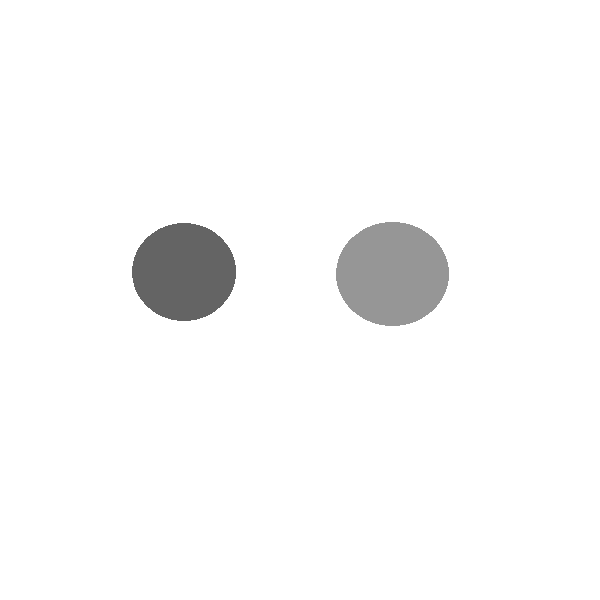
%> input picture example_phantom/phantom_image.png, 600 x 600 px
$ octave PA_phantom_acoustic_characteristics.m   (GNU Octave 9; MATLAB toolbox functions it lacks are replaced by stand-ins)
%> lines starting %> are read from the running program, lines starting %| are printed output that depends on the picture; in (x1, y1, x2, y2) boxes, pixels count from 0 and x2, y2 are one past the last pixel; in counts of white or black regions, pixels touching at a corner belong together; the program's own positions count from 1
%% Overview
% This script is used to generate the acoustically hetergeneous speed and
% density maps for a given in-silico phantom image.
%
% USER INPUT: phantom image as png file, line 10
% OUTPUT: density and sound speed maps, to be used in photoacoustic back-propagation simulation code next

clc; clear all; close all;
%% Loading the phantom
phantom = rgb2gray(imread('phantom_image.png')); % include phantom image here
%> phantom: size 600x600 uint8; min 100, max 255, mean 248.9
[rows, cols] = size(phantom);
%> rows = 600; cols = 600

figure; imshow(phantom,[]);

phantom_map = phantom;
if (mod(rows, 2) == 0) && (mod(cols, 2) == 0) %adjusting the phantom if not dimensioned with odd numbers
    phantom_map = zeros([rows+1, cols+1]);
    phantom_map(1:rows,1:cols) = phantom;
    phantom_map(rows+1,1:cols) = phantom(rows,:);
    phantom_map(1:rows,cols+1) = phantom(:,cols);
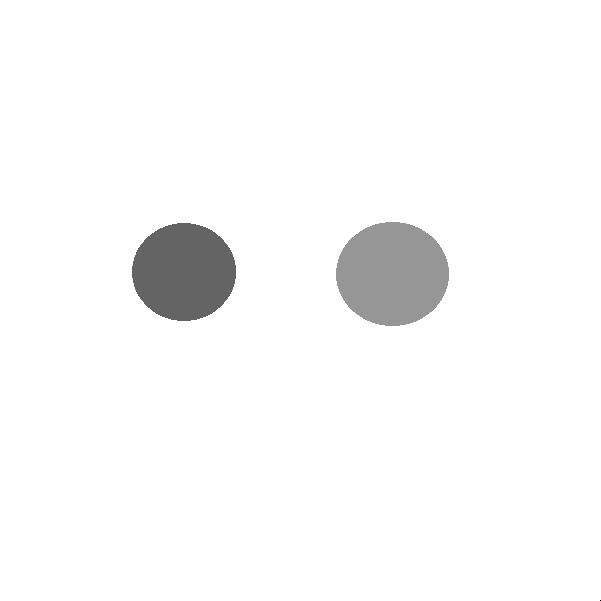
%> phantom_map: size 601x601 double; min 0, max 255, mean 248.9
    phantom_map(rows+1,cols+1) = phantom(rows,cols);
%> phantom_map: size 601x601 double; under 0.01% of pixels changed, all inside (x1, y1, x2, y2) = (600, 600, 601, 601)
    rows = rows + 1;
%> rows = 601
    cols = cols + 1;
%> cols = 601
end

%% initializing sound speed and density maps
sound_speed_mat = zeros(size(phantom_map)); % m/s
density_mat = zeros(size(phantom_map)); % kg/m^3


%% brightness levels
% class 0 ... class 11 represent the texture brightnesses in ascending
% order, class 0 is darkest tissue texture, class 11 is brightest texture

% n_levels is the number of levels between the left and right boundaries of
% each contrast class, it can be varied, does not significantly change
% texture of each class, keep constant for each class
n_levels = 20;

class_0 = linspace(.99975, 1.00025, n_levels); % 0.05% variation, darkest texture
class_1 = linspace(.9995, 1.0005, n_levels); % 0.1% variation
class_2 = linspace(.999, 1.001, n_levels); % 0.2% variation
class_3 = linspace(.9985, 1.0015, n_levels); % 0.3% variation
class_4 = linspace(.998, 1.002, n_levels); % 0.4% variation
class_5 = linspace(.9975, 1.0025, n_levels); % 0.5% variation
class_6 = linspace(.997, 1.003, n_levels); % 0.6% variation
class_7 = linspace(.9965, 1.0035, n_levels); % 0.7% variation
class_8 = linspace(.996, 1.004, n_levels); % 0.8% variation
class_9 = linspace(.9955, 1.0045, n_levels); % 0.9% variation
class_10 = linspace(.995, 1.005, n_levels); % 1% variation
class_11 = linspace(.99, 1.01, n_levels); % 2% variation, brightest texture


%% assigning sound speed and density values
%
% define the sound speed and density of each tissue class
%
% assign a contrast level to each tissue class in the phantom (ex: pxl
% intensity 100 = class_1 contrast)
% randsample(class_1,1) <--- assign contrast classes in randsample function
%
% contrast levels can be referenced from the contrast dictionary in the instruction
% manual
%
% below code randomly assigns values from the assigned texture vectors
% multiplied by tissue density to each pixel in a given tissue class.
% doing so creates density heterogeneity for the tissue class.
%
% default values below are for the example case
%
% user is free to redefine sound speed, density, contrast classes, and
% should add additional switch-cases for tissue classes if necessary
%

for i = 1:rows
    for j = 1:cols
        switch phantom_map(i,j)

            % add additional cases for additional tissue classes as
            % necessary

            % adjust density and sound speed values as necessary

            case 32 % soft tissue
                sound_speed_mat(i,j) = 1540;
                density = 1058;
                density_mat(i,j) = randsample(class_11,1) * density; % 2% density variation

            case 100 % prostate
                sound_speed_mat(i,j) = 1540;
                density = 1045;
                density_mat(i,j) = randsample(class_4,1) * density; % 0.4% density variation

            case 150 % bladder
                sound_speed_mat(i,j) = 1537;
                density = 1020;
                density_mat(i,j) = randsample(class_2,1) * density; % 0.2% density variation

            case 255 % blood targets (HbO)
                sound_speed_mat(i,j) = 1540;
                density = 1045;
                density_mat(i,j) = randsample(class_0,1) * density; % 0.05% density variation
        end
    end
end
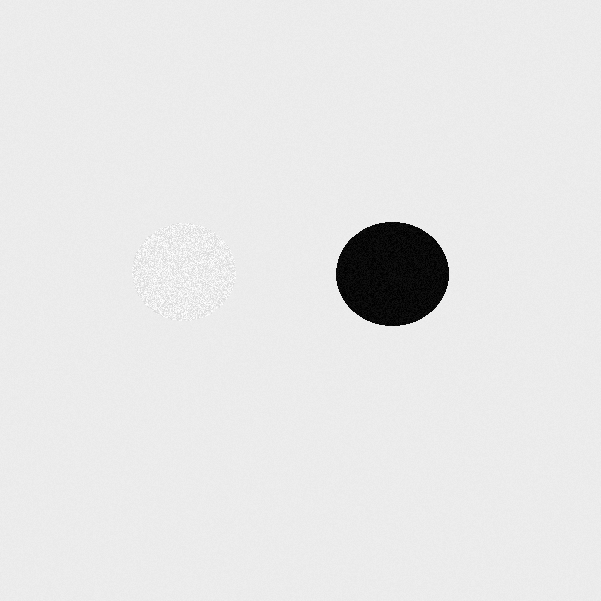
%> density_mat: size 601x601 double; min 1019, max 1047.1, mean 1044.4; drawn with min black and max white
%> sound_speed_mat: size 601x601 double; values 1537 (black) and 1540 (white), 97.4% white; 1 black region, box (x1, y1, x2, y2) and area: (336, 222, 449, 326) 9225
%> after the loop, density = 1045
%% displaying density map and sound speed map

figure;imshow(density_mat, []);
figure;imshow(sound_speed_mat, []);

save("density_mat.mat", "density_mat");
save("sound_speed_mat.mat", "sound_speed_mat");
